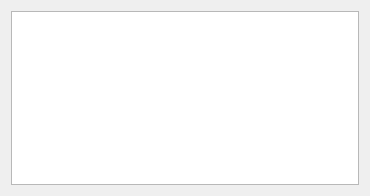
<?xml version="1.0" encoding="UTF-8"?>
<ui version="4.0">
 <class>FFTW</class>
 <widget class="QWidget" name="FFTW">
  <property name="geometry">
   <rect>
    <x>0</x>
    <y>0</y>
    <width>370</width>
    <height>196</height>
   </rect>
  </property>
  <property name="windowTitle">
   <string>FFTW</string>
  </property>
  <layout class="QVBoxLayout" name="verticalLayout">
   <item>
    <widget class="QTextEdit" name="textEdit"/>
   </item>
  </layout>
 </widget>
 <layoutdefault spacing="6" margin="11"/>
 <resources/>
 <connections/>
</ui>
